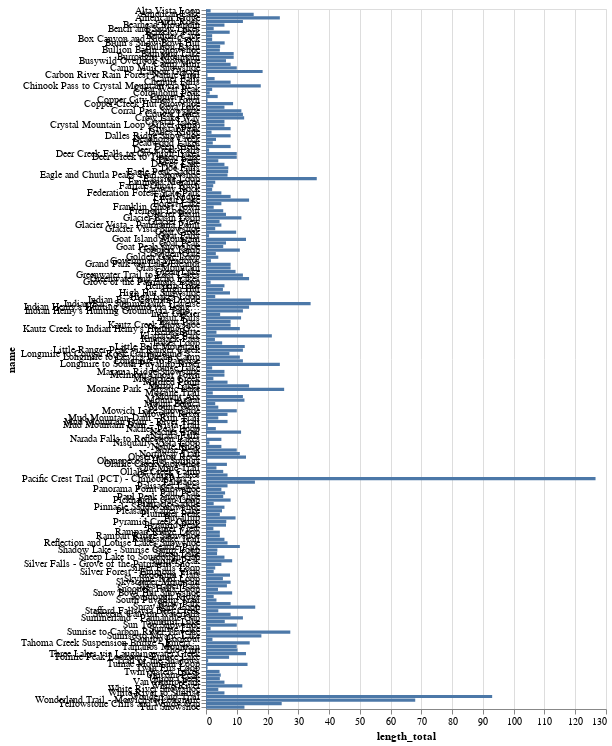

The cell this chart's notebook holds for it:
### Markdown cell above
In this system, we want to plot hike data with charts that would express the trail visually. Let's plot `length_total` of trail first. Plotting trails of every region is too much, let's refine to Mount Rainier Area in `location_general`.

### Code cell
source = hike.loc[hike['location_general'] == "Mount Rainier Area"]

alt.Chart(source).mark_bar().encode(
    x='length_total:Q',
    y="name:N"
).properties(height=700)

### Figure 1 — Vega-Lite specification as saved in the notebook (floating-point values rounded to 4 significant figures; data arrays with more than 128 entries replaced by an {"elided": "..."} marker saying what was removed)
{"config": {"view": {"continuousWidth": 400, "continuousHeight": 300}}, "data": {"name": "data-d1105f94f9d41d927dababa8c592fe3b"}, "mark": "bar", "encoding": {"x": {"type": "quantitative", "field": "length_total"}, "y": {"type": "nominal", "field": "name"}}, "height": 700, "$schema": "https://vega.github.io/schema/vega-lite/v4.8.1.json", "datasets": {"data-d1105f94f9d41d927dababa8c592fe3b": {"elided": "196 records"}}}
